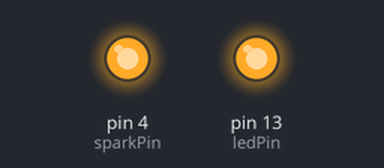
Bench run of a sketch on a simulated Arduino Uno, built with avr-gcc and run on an emulated ATmega328P. Parts: output pins drawn as LEDs (lit = HIGH).

Above: at 0.12 s.
At 2.7 s:
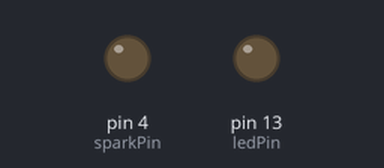
Timing chart, 0 to 6.8 s (numbered marks = the images above):
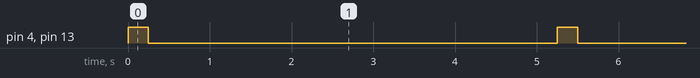

The sketch:

teensy_plugtest.ino
```cpp
int ledDelay;
int ledPin = 13; //LED conectado ao pino digital 13
int sparkPin = 4; // for yuntest
//int sparkPin = 9;
int coilDwell = 2;
//unsigned long changeTime;
//int potPin = 14; // for yuntest
//int potPin = A0;
void setup (){
pinMode (ledPin, OUTPUT);
pinMode (sparkPin, OUTPUT);
//Serial.begin(9600);
}
void loop (){
digitalWrite (ledPin, HIGH);// define o pino do LED em nivel lógico alto(Deve acender o LED)
digitalWrite (sparkPin, HIGH);
delay (250); // espera por 4 milissegundos,  coil dwell time)

digitalWrite (ledPin, LOW); // define o pino do LED em nivel logico baixo(Deve apagar o LED)
digitalWrite (sparkPin, LOW);
delay (5000); // espera
}
```

Measured:
- by itself, pin 4 (sparkPin), pin 13 (ledPin): alternates HIGH for 0.25 s and LOW for 5.0 s
